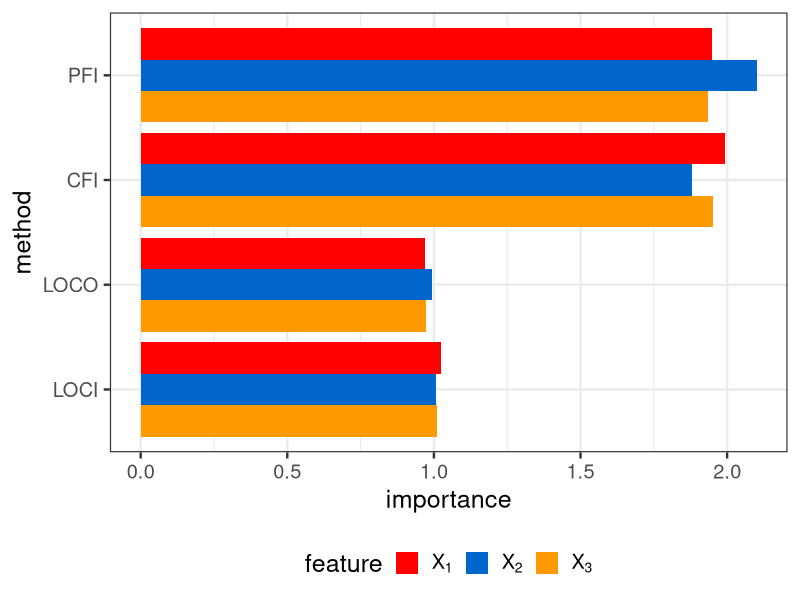
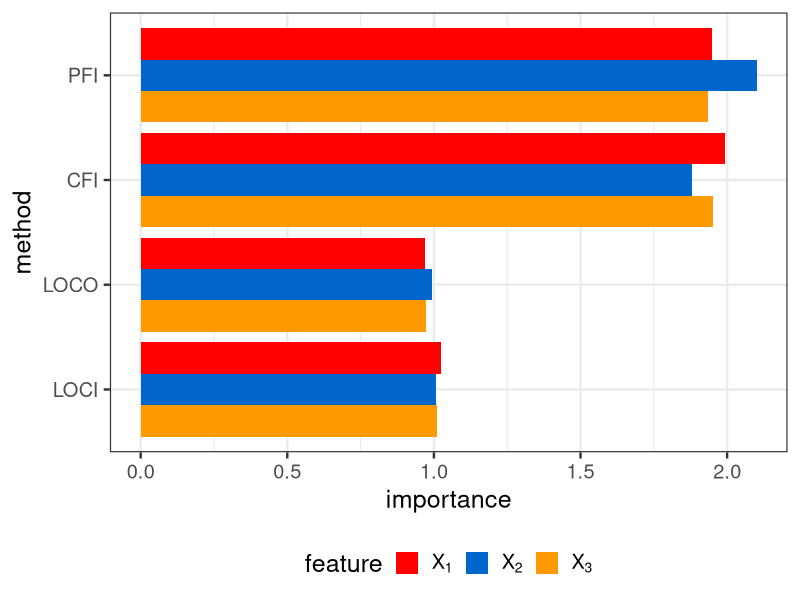

Write the R code that produced these figures, in order.
library(ggplot2)
theme_set(theme_bw(base_size = 18))
color_vector = c("red", "#0066CC", "#FF9900", "#999999", "#9900FF", "#99CCFF")


# load datasets
df_pfi_cfi = read.csv("./simulations/data/sim1_df_res_pfi_cfi.csv")
df_loco_loci = read.csv("./simulations/data/sim1_df_res_loco_loci.csv")

colnames(df_pfi_cfi)[2] = "importance"

df = rbind(df_pfi_cfi[names(df_loco_loci)], df_loco_loci)
df$feature = as.factor(df$feature)
df$i = length(df$feature):1


# Plot
sim1 = ggplot(data = df, aes(y = reorder(type, i),  x = importance, fill = reorder(feature, i))) +
  geom_col(position = position_dodge()) +
  labs(y = "method",
       fill = "feature") + 
  scale_fill_manual(values = color_vector, breaks = c("x1", "x2", "x3"), 
                    labels = c(expression(X[1]), expression(X[2]), expression(X[3]))) +
  theme(legend.position = "bottom")

sim1

# Save plot
ggsave(filename = "./simulations/plots/sim1.pdf")